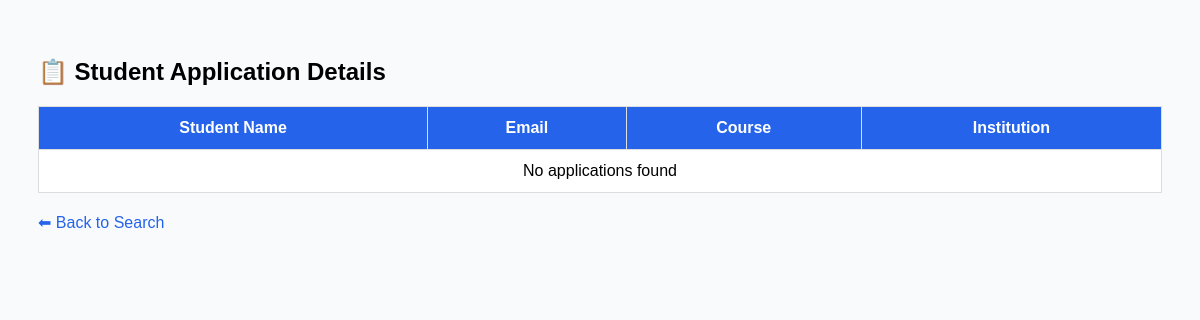
/students/, run on an earlier commit of the app's database.
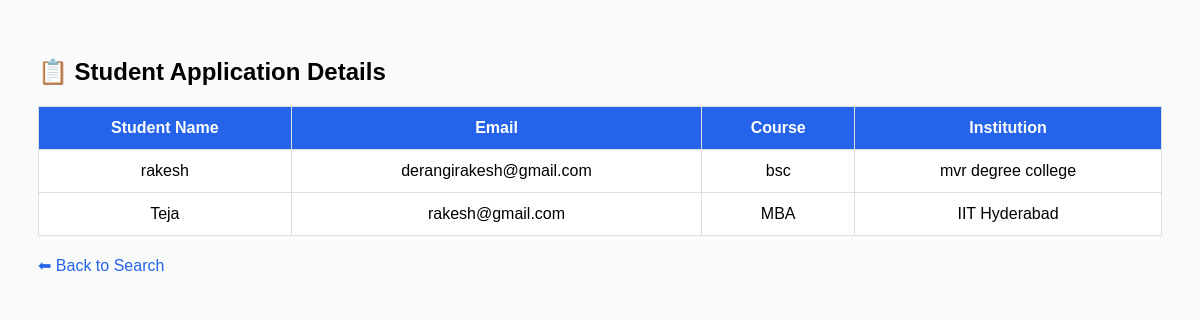
And on a later commit of the database.
### app/models.py (models this page shows, shortened)
class StudentApplication(models.Model):
    student_name = models.CharField(max_length=100)
    email = models.EmailField()
    institution = models.ForeignKey(Institution, on_delete=models.CASCADE)
    course = models.CharField(max_length=100)

class Institution(models.Model):
    name = models.CharField(max_length=200)
    rating = models.FloatField(default=0)
    accreditation = models.IntegerField(default=0)
    website_valid = models.IntegerField(default=0)
    reviews_count = models.IntegerField(default=0)
    placement_score = models.IntegerField(default=0)
    website = models.URLField(blank=True)
    image_url = models.URLField(blank=True)

### app/views.py (the view)
# urls.py: path("students/", views.view_students, name="view_students"),
def view_students(request):
    students = StudentApplication.objects.all()
    return render(request, "students.html", {"students": students})

### app/templates/students.html (shortened to what this page needs)
<!DOCTYPE html>
<html>
<head>
</head>
<body>
<h2>📋 Student Application Details</h2>
<table>
    <tr>
        <th>Student Name</th>
        <th>Email</th>
        <th>Course</th>
        <th>Institution</th>
    </tr>
    {% for s in students %}
    <tr>
        <td>{{ s.student_name }}</td>
        <td>{{ s.email }}</td>
        <td>{{ s.course }}</td>
        <td>{{ s.institution.name }}</td>
    </tr>
    {% empty %}
    <tr>
        <td colspan="4">No applications found</td>
    </tr>
    {% endfor %}
</table>
<a href="{% url 'search' %}">⬅ Back to Search</a>
</body>
</html>

### app/templates/students.html (style rules this page uses)
body { font-family: Arial; background: #f8fafc; padding: 30px; }
table { width: 100%; border-collapse: collapse; background: white; }
th, td { padding: 12px; border: 1px solid #ddd; text-align: center; }
th { background: #2563eb; color: white; }
h2 { margin-bottom: 20px; }
a { display: inline-block; margin-top: 20px; text-decoration: none; color: #2563eb; }

What changed in the data, as far as the page shows it:
added StudentApplication: student_name "rakesh", email "derangirakesh@gmail.com", course "bsc", institution.name "mvr degree college"
added StudentApplication: student_name "Teja", email "rakesh@gmail.com", course "MBA", institution.name "IIT Hyderabad"
Also different on the page:
text no longer shown: "No applications found"
